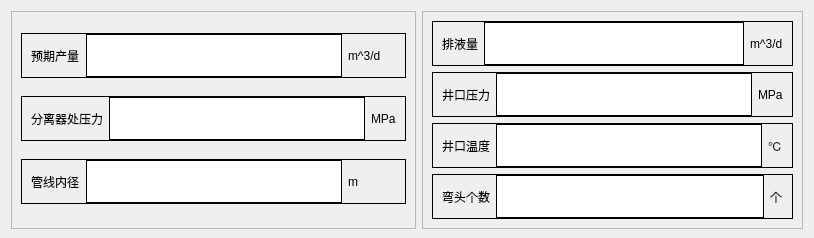
                      <widget class="QWidget" name="widget_6" native="true">
                       <property name="sizePolicy">
                        <sizepolicy hsizetype="Expanding" vsizetype="Expanding">
                         <horstretch>0</horstretch>
                         <verstretch>0</verstretch>
                        </sizepolicy>
                       </property>
                       <property name="minimumSize">
                        <size>
                         <width>800</width>
                         <height>180</height>
                        </size>
                       </property>
                       <property name="styleSheet">
                        <string notr="true">font: 14pt &quot;Agency FB&quot;;</string>
                       </property>
                       <layout class="QHBoxLayout" name="horizontalLayout_51">
                        <property name="bottomMargin">
                         <number>9</number>
                        </property>
                        <item>
                         <widget class="QFrame" name="frame_61">
                          <property name="sizePolicy">
                           <sizepolicy hsizetype="Fixed" vsizetype="Expanding">
                            <horstretch>0</horstretch>
                            <verstretch>0</verstretch>
                           </sizepolicy>
                          </property>
                          <property name="minimumSize">
                           <size>
                            <width>0</width>
                            <height>0</height>
                           </size>
                          </property>
                          <property name="frameShape">
                           <enum>QFrame::StyledPanel</enum>
                          </property>
                          <property name="frameShadow">
                           <enum>QFrame::Raised</enum>
                          </property>
                          <layout class="QVBoxLayout" name="verticalLayout_22">
                           <item>
                            <widget class="QFrame" name="frame">
                             <property name="maximumSize">
                              <size>
                               <width>16777215</width>
                               <height>45</height>
                              </size>
                             </property>
                             <property name="styleSheet">
                              <string notr="true">#frame{
	border:1px inset
}</string>
                             </property>
                             <property name="frameShape">
                              <enum>QFrame::StyledPanel</enum>
                             </property>
                             <property name="frameShadow">
                              <enum>QFrame::Raised</enum>
                             </property>
                             <layout class="QHBoxLayout" name="horizontalLayout_6">
                              <property name="topMargin">
                               <number>0</number>
                              </property>
                              <property name="bottomMargin">
                               <number>0</number>
                              </property>
                              <item>
                               <widget class="QLabel" name="label_3">
                                <property name="styleSheet">
                                 <string notr="true">font: 14pt &quot;黑体&quot;;</string>
                                </property>
                                <property name="text">
                                 <string>预期产量</string>
                                </property>
                               </widget>
                              </item>
                              <item>
                               <widget class="QTextEdit" name="QgEdit">
                                <property name="sizePolicy">
                                 <sizepolicy hsizetype="Fixed" vsizetype="Expanding">
                                  <horstretch>0</horstretch>
                                  <verstretch>0</verstretch>
                                 </sizepolicy>
                                </property>
                                <property name="styleSheet">
                                 <string notr="true">font: 75 12pt &quot;宋体&quot;;
border-bottom: 1px solid rgb(0,0,0);

border:1px inset;
background-color: rgb(255, 255, 255);</string>
                                </property>
                               </widget>
                              </item>
                              <item>
                               <widget class="QLabel" name="label_4">
                                <property name="styleSheet">
                                 <string notr="true">font: 16pt &quot;Times New Roman&quot;;</string>
                                </property>
                                <property name="text">
                                 <string>m^3/d</string>
                                </property>
                               </widget>
                              </item>
                             </layout>
                            </widget>
                           </item>
                           <item>
                            <widget class="QFrame" name="frame_5">
                             <property name="maximumSize">
                              <size>
                               <width>16777215</width>
                               <height>45</height>
                              </size>
                             </property>
                             <property name="styleSheet">
                              <string notr="true">#frame_5{
	border:1px inset
}</string>
                             </property>
                             <property name="frameShape">
                              <enum>QFrame::StyledPanel</enum>
                             </property>
                             <property name="frameShadow">
                              <enum>QFrame::Raised</enum>
                             </property>
                             <layout class="QHBoxLayout" name="horizontalLayout_10">
                              <property name="topMargin">
                               <number>0</number>
                              </property>
                              <property name="bottomMargin">
                               <number>0</number>
                              </property>
                              <item>
                               <widget class="QLabel" name="label_10">
                                <property name="styleSheet">
                                 <string notr="true">font: 14pt &quot;黑体&quot;;</string>
                                </property>
                                <property name="text">
                                 <string>分离器处压力</string>
                                </property>
                               </widget>
                              </item>
                              <item>
                               <widget class="QTextEdit" name="PflqEdit">
                                <property name="sizePolicy">
                                 <sizepolicy hsizetype="Fixed" vsizetype="Expanding">
                                  <horstretch>0</horstretch>
                                  <verstretch>0</verstretch>
                                 </sizepolicy>
                                </property>
                                <property name="styleSheet">
                                 <string notr="true">font: 75 12pt &quot;宋体&quot;;
border-bottom: 1px solid rgb(0,0,0);

border:1px inset;
background-color: rgb(255, 255, 255);</string>
                                </property>
                               </widget>
                              </item>
                              <item>
                               <widget class="QLabel" name="label_11">
                                <property name="styleSheet">
                                 <string notr="true">font: 16pt &quot;Times New Roman&quot;;</string>
                                </property>
                                <property name="text">
                                 <string>MPa</string>
                                </property>
                               </widget>
                              </item>
                             </layout>
                            </widget>
                           </item>
                           <item>
                            <widget class="QFrame" name="frame_7">
                             <property name="maximumSize">
                              <size>
                               <width>16777215</width>
                               <height>45</height>
                              </size>
                             </property>
                             <property name="styleSheet">
                              <string notr="true">#frame_7{
	border:1px inset
}</string>
                             </property>
                             <property name="frameShape">
                              <enum>QFrame::StyledPanel</enum>
                             </property>
                             <property name="frameShadow">
                              <enum>QFrame::Raised</enum>
                             </property>
                             <layout class="QHBoxLayout" name="horizontalLayout_12">
                              <property name="topMargin">
                               <number>0</number>
                              </property>
                              <property name="bottomMargin">
                               <number>0</number>
                              </property>
                              <item>
                               <widget class="QLabel" name="label_14">
                                <property name="styleSheet">
                                 <string notr="true">font: 14pt &quot;黑体&quot;;</string>
                                </property>
                                <property name="text">
                                 <string>管线内径</string>
                                </property>
                               </widget>
                              </item>
                              <item>
                               <widget class="QTextEdit" name="DEdit">
                                <property name="sizePolicy">
                                 <sizepolicy hsizetype="Fixed" vsizetype="Expanding">
                                  <horstretch>0</horstretch>
                                  <verstretch>0</verstretch>
                                 </sizepolicy>
                                </property>
                                <property name="styleSheet">
                                 <string notr="true">font: 75 12pt &quot;宋体&quot;;
border-bottom: 1px solid rgb(0,0,0);

border:1px inset;
background-color: rgb(255, 255, 255);</string>
                                </property>
                               </widget>
                              </item>
                              <item>
                               <widget class="QLabel" name="label_15">
                                <property name="styleSheet">
                                 <string notr="true">font: 16pt &quot;Times New Roman&quot;;</string>
                                </property>
                                <property name="text">
                                 <string>m</string>
                                </property>
                               </widget>
                              </item>
                             </layout>
                            </widget>
                           </item>
                          </layout>
                         </widget>
                        </item>
                        <item>
                         <widget class="QFrame" name="frame_62">
                          <property name="sizePolicy">
                           <sizepolicy hsizetype="Fixed" vsizetype="Expanding">
                            <horstretch>0</horstretch>
                            <verstretch>0</verstretch>
                           </sizepolicy>
                          </property>
                          <property name="frameShape">
                           <enum>QFrame::StyledPanel</enum>
                          </property>
                          <property name="frameShadow">
                           <enum>QFrame::Raised</enum>
                          </property>
                          <layout class="QVBoxLayout" name="verticalLayout_23">
                           <item>
                            <widget class="QFrame" name="frame_2">
                             <property name="sizePolicy">
                              <sizepolicy hsizetype="Expanding" vsizetype="Preferred">
                               <horstretch>0</horstretch>
                               <verstretch>0</verstretch>
                              </sizepolicy>
                             </property>
                             <property name="maximumSize">
                              <size>
                               <width>16777215</width>
                               <height>45</height>
                              </size>
                             </property>
                             <property name="styleSheet">
                              <string notr="true">#frame_2{
	border:1px inset
}</string>
                             </property>
                             <property name="frameShape">
                              <enum>QFrame::StyledPanel</enum>
                             </property>
                             <property name="frameShadow">
                              <enum>QFrame::Raised</enum>
                             </property>
                             <layout class="QHBoxLayout" name="horizontalLayout_7">
                              <property name="topMargin">
                               <number>0</number>
                              </property>
                              <property name="bottomMargin">
                               <number>0</number>
                              </property>
                              <item>
                               <widget class="QLabel" name="label_5">
                                <property name="styleSheet">
                                 <string notr="true">font: 14pt &quot;黑体&quot;;</string>
                                </property>
                                <property name="text">
                                 <string>排液量</string>
                                </property>
                               </widget>
                              </item>
                              <item>
                               <widget class="QTextEdit" name="QlEdit">
                                <property name="styleSheet">
                                 <string notr="true">font: 75 12pt &quot;宋体&quot;;
border-bottom: 1px solid rgb(0,0,0);

border:1px inset;
background-color: rgb(255, 255, 255);</string>
                                </property>
                               </widget>
                              </item>
                              <item>
                               <widget class="QLabel" name="label_6">
                                <property name="styleSheet">
                                 <string notr="true">font: 16pt &quot;Times New Roman&quot;;</string>
                                </property>
                                <property name="text">
                                 <string>m^3/d</string>
                                </property>
                               </widget>
                              </item>
                             </layout>
                            </widget>
                           </item>
                           <item>
                            <widget class="QFrame" name="frame_4">
                             <property name="maximumSize">
                              <size>
                               <width>16777215</width>
                               <height>45</height>
                              </size>
                             </property>
                             <property name="styleSheet">
                              <string notr="true">#frame_4{
	border:1px inset
}</string>
                             </property>
                             <property name="frameShape">
                              <enum>QFrame::StyledPanel</enum>
                             </property>
                             <property name="frameShadow">
                              <enum>QFrame::Raised</enum>
                             </property>
                             <layout class="QHBoxLayout" name="horizontalLayout_9">
                              <property name="topMargin">
                               <number>0</number>
                              </property>
                              <property name="bottomMargin">
                               <number>0</number>
                              </property>
                              <item>
                               <widget class="QLabel" name="label_8">
                                <property name="styleSheet">
                                 <string notr="true">font: 14pt &quot;黑体&quot;;</string>
                                </property>
                                <property name="text">
                                 <string>井口压力</string>
                                </property>
                               </widget>
                              </item>
                              <item>
                               <widget class="QTextEdit" name="P1Edit">
                                <property name="styleSheet">
                                 <string notr="true">font: 75 12pt &quot;宋体&quot;;
border-bottom: 1px solid rgb(0,0,0);

border:1px inset;
background-color: rgb(255, 255, 255);</string>
                                </property>
                               </widget>
                              </item>
                              <item>
                               <widget class="QLabel" name="label_9">
                                <property name="styleSheet">
                                 <string notr="true">font: 16pt &quot;Times New Roman&quot;;</string>
                                </property>
                                <property name="text">
                                 <string>MPa</string>
                                </property>
                               </widget>
                              </item>
                             </layout>
                            </widget>
                           </item>
                           <item>
                            <widget class="QFrame" name="frame_6">
                             <property name="maximumSize">
                              <size>
                               <width>16777215</width>
                               <height>45</height>
                              </size>
                             </property>
                             <property name="styleSheet">
                              <string notr="true">#frame_6{
	border:1px inset
}</string>
                             </property>
                             <property name="frameShape">
                              <enum>QFrame::StyledPanel</enum>
                             </property>
                             <property name="frameShadow">
                              <enum>QFrame::Raised</enum>
                             </property>
                             <layout class="QHBoxLayout" name="horizontalLayout_11">
                              <property name="topMargin">
                               <number>0</number>
                              </property>
                              <property name="bottomMargin">
                               <number>0</number>
                              </property>
                              <item>
                               <widget class="QLabel" name="label_12">
                                <property name="styleSheet">
                                 <string notr="true">font: 14pt &quot;黑体&quot;;</string>
                                </property>
                                <property name="text">
                                 <string>井口温度</string>
                                </property>
                               </widget>
                              </item>
                              <item>
                               <widget class="QTextEdit" name="T1Edit">
                                <property name="styleSheet">
                                 <string notr="true">font: 75 12pt &quot;宋体&quot;;
border-bottom: 1px solid rgb(0,0,0);

border:1px inset;
background-color: rgb(255, 255, 255);</string>
                                </property>
                               </widget>
                              </item>
                              <item>
                               <widget class="QLabel" name="label_13">
                                <property name="styleSheet">
                                 <string notr="true">font: 16pt &quot;Times New Roman&quot;;</string>
                                </property>
                                <property name="text">
                                 <string>℃</string>
                                </property>
                               </widget>
                              </item>
                             </layout>
                            </widget>
                           </item>
                           <item>
                            <widget class="QFrame" name="frame_8">
                             <property name="maximumSize">
                              <size>
                               <width>16777215</width>
                               <height>45</height>
                              </size>
                             </property>
                             <property name="styleSheet">
                              <string notr="true">#frame_8{
	border:1px inset
}</string>
                             </property>
                             <property name="frameShape">
                              <enum>QFrame::StyledPanel</enum>
                             </property>
                             <property name="frameShadow">
                              <enum>QFrame::Raised</enum>
                             </property>
                             <layout class="QHBoxLayout" name="horizontalLayout_13">
                              <property name="topMargin">
                               <number>0</number>
                              </property>
                              <property name="bottomMargin">
                               <number>0</number>
                              </property>
                              <item>
                               <widget class="QLabel" name="label_16">
                                <property name="styleSheet">
                                 <string notr="true">font: 14pt &quot;黑体&quot;;</string>
                                </property>
                                <property name="text">
                                 <string>弯头个数</string>
                                </property>
                               </widget>
                              </item>
                              <item>
                               <widget class="QTextEdit" name="nEdit">
                                <property name="styleSheet">
                                 <string notr="true">font: 75 12pt &quot;宋体&quot;;
border-bottom: 1px solid rgb(0,0,0);

border:1px inset;
background-color: rgb(255, 255, 255);</string>
                                </property>
                               </widget>
                              </item>
                              <item>
                               <widget class="QLabel" name="label_17">
                                <property name="styleSheet">
                                 <string notr="true">font: 16pt &quot;Times New Roman&quot;;</string>
                                </property>
                                <property name="text">
                                 <string>个</string>
                                </property>
                               </widget>
                              </item>
                             </layout>
                            </widget>
                           </item>
                          </layout>
                         </widget>
                        </item>
                       </layout>
                      </widget>
